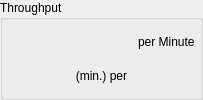
                        <widget class="QGroupBox" name="_throughputGroup" >
                          <property name="title" >
                            <string>Throughput</string>
                          </property>
                          <layout class="QVBoxLayout" >
                            <property name="margin" >
                              <number>5</number>
                            </property>
                            <property name="spacing" >
                              <number>0</number>
                            </property>
                            <item>
                              <layout class="QHBoxLayout" >
                                <property name="margin" >
                                  <number>0</number>
                                </property>
                                <property name="spacing" >
                                  <number>5</number>
                                </property>
                                <item>
                                  <widget class="QLabel" name="_invPerMinute" >
                                    <property name="minimumSize" >
                                      <size>
                                        <width>60</width>
                                        <height>0</height>
                                      </size>
                                    </property>
                                    <property name="alignment" >
                                      <set>Qt::AlignVCenter|Qt::AlignRight</set>
                                    </property>
                                  </widget>
                                </item>
                                <item>
                                  <widget class="QLabel" name="_invUOM2" >
                                    <property name="minimumSize" >
                                      <size>
                                        <width>60</width>
                                        <height>0</height>
                                      </size>
                                    </property>
                                    <property name="alignment" >
                                      <set>Qt::AlignVCenter|Qt::AlignLeft</set>
                                    </property>
                                  </widget>
                                </item>
                                <item>
                                  <widget class="QLabel" name="_invPerMinuteLit" >
                                    <property name="text" >
                                      <string>per Minute</string>
                                    </property>
                                    <property name="alignment" >
                                      <set>Qt::AlignVCenter|Qt::AlignLeft</set>
                                    </property>
                                  </widget>
                                </item>
                              </layout>
                            </item>
                            <item>
                              <layout class="QHBoxLayout" >
                                <property name="margin" >
                                  <number>0</number>
                                </property>
                                <property name="spacing" >
                                  <number>5</number>
                                </property>
                                <item>
                                  <widget class="QLabel" name="_invRunTime" >
                                    <property name="minimumSize" >
                                      <size>
                                        <width>60</width>
                                        <height>0</height>
                                      </size>
                                    </property>
                                    <property name="alignment" >
                                      <set>Qt::AlignVCenter|Qt::AlignRight</set>
                                    </property>
                                  </widget>
                                </item>
                                <item>
                                  <widget class="QLabel" name="_invRunTimePerLit" >
                                    <property name="text" >
                                      <string>(min.) per</string>
                                    </property>
                                    <property name="alignment" >
                                      <set>Qt::AlignCenter</set>
                                    </property>
                                  </widget>
                                </item>
                                <item>
                                  <widget class="QLabel" name="_invUOM1" >
                                    <property name="minimumSize" >
                                      <size>
                                        <width>60</width>
                                        <height>0</height>
                                      </size>
                                    </property>
                                    <property name="alignment" >
                                      <set>Qt::AlignVCenter|Qt::AlignLeft</set>
                                    </property>
                                  </widget>
                                </item>
                              </layout>
                            </item>
                          </layout>
                        </widget>
